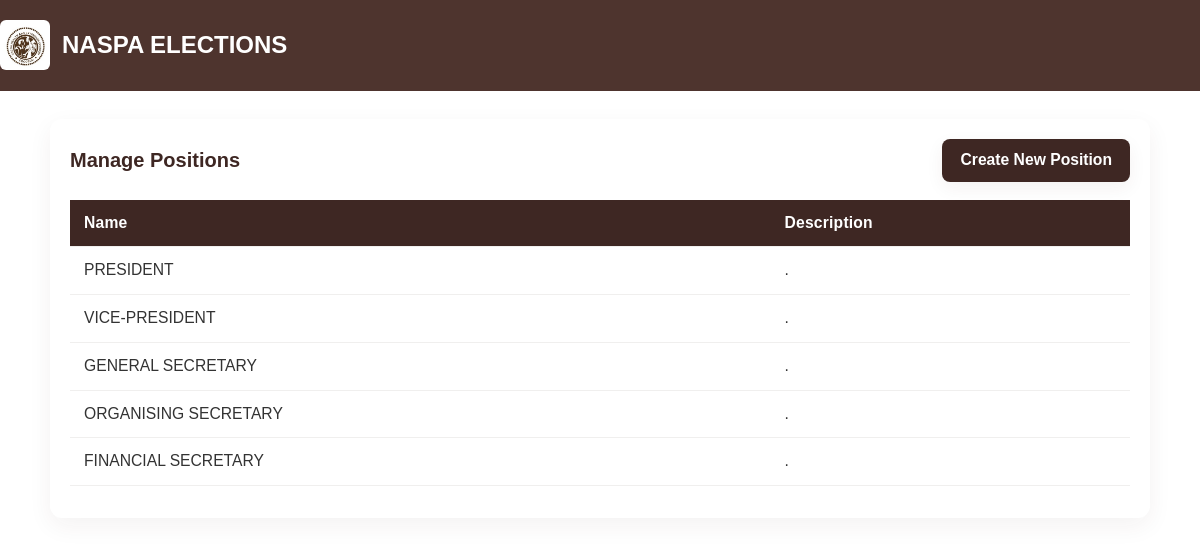
Screenshot of /main/manage_positions/ with the database file from the repository.
### main/models.py (models this page shows, shortened)
class Position(models.Model):
    position_name = models.CharField(max_length=100)
    description = models.TextField()

### main/views.py (the view)
# urls.py: path('manage_positions/', main_views.manage_positions, name='manage_positions'),
def manage_positions(request):
    positions = Position.objects.all()
    return render(request, 'main/manage_positions.html', {'positions': positions})

### main/context_processors.py (called while the page is built)
def timezone_context(request):
    return {
        'timezone': timezone,
    }

### main/templates/main/manage_positions.html (shortened to what this page needs)
{% extends "main/base.html" %}
{% load static %}
{% block extra_css %}
<link rel="stylesheet" href="{% static 'css/manage_positions.css' %}">
{% endblock %}
{% block content %}
<div class="positions-container">
    <div class="positions-header">
        <h2>Manage Positions</h2>
        <a href="{% url 'register_position' %}" class="btn-create">Create New Position</a>
    </div>
    {% if positions %}
        <table class="positions-list">
            <thead>
                <tr>
                    <th>Name</th>
                    <th>Description</th>
                </tr>
            </thead>
            <tbody>
                {% for position in positions %}
                <tr>
                    <td>{{ position.position_name }}</td>
                    <td>{{ position.description }}</td>
                </tr>
                {% endfor %}
            </tbody>
        </table>
    {% else %}
        <div class="no-positions">No positions have been created yet.</div>
    {% endif %}
</div>
{% endblock %}

### main/static/css/base.css (style rules this page uses)
:root { --brand-dark: #4E342E; --brand-dark-2: #3E2723; --success: #388E3C; --danger: #C62828; --info: #1976D2; --page-bg: #ffffff; --text: #333; --max-container: 1100px; --gutter: 16px; --radius: 8px; }
* { box-sizing: border-box }
html,body { height:100% }
body { margin: 0; font-family: Arial, Helvetica, sans-serif; background-color: var(--page-bg); color: var(--text); -webkit-font-smoothing:antialiased; -moz-osx-font-smoothing:grayscale; line-height:1.45; font-size:16px; }

### main/static/css/manage_positions.css (style rules this page uses)
.positions-container { width: 100%; max-width: 1100px; margin: 28px auto; background: #fff; border-radius: 12px; box-shadow: 0 8px 24px rgba(62, 39, 35, 0.06); padding: 20px; box-sizing: border-box; }
.positions-header { display: flex; flex-wrap: wrap; justify-content: space-between; align-items: center; gap: 12px; margin-bottom: 18px; }
.positions-header h2 { margin: 0; font-size: 1.25rem; color: #3E2723; font-weight: 800; }
.positions-list { width: 100%; border-collapse: collapse; margin-bottom: 12px; min-width: 600px; }
.positions-list th, .positions-list td { padding: 12px 14px; border-bottom: 1px solid #f0efee; text-align: left; vertical-align: middle; font-size: 0.98rem; }
.positions-list th { background: #3E2723; color: #fff; font-weight: 700; letter-spacing: 0.2px; text-transform: none; }
.btn-create { background: #3E2723; color: #fff; padding: 10px 18px; border-radius: 8px; text-decoration: none; font-size: 0.98rem; transition: background 0.18s, transform 0.06s, box-shadow 0.12s; border: none; cursor: pointer; font-weight: 700; box-shadow: 0 6px 18px rgba(62,39,35,0.06); }

### rows the page displays
Position: position_name "PRESIDENT", description "."
Position: position_name "VICE-PRESIDENT", description "."
Position: position_name "GENERAL SECRETARY", description "."
Position: position_name "ORGANISING SECRETARY", description "."
Position: position_name "FINANCIAL SECRETARY", description "."
